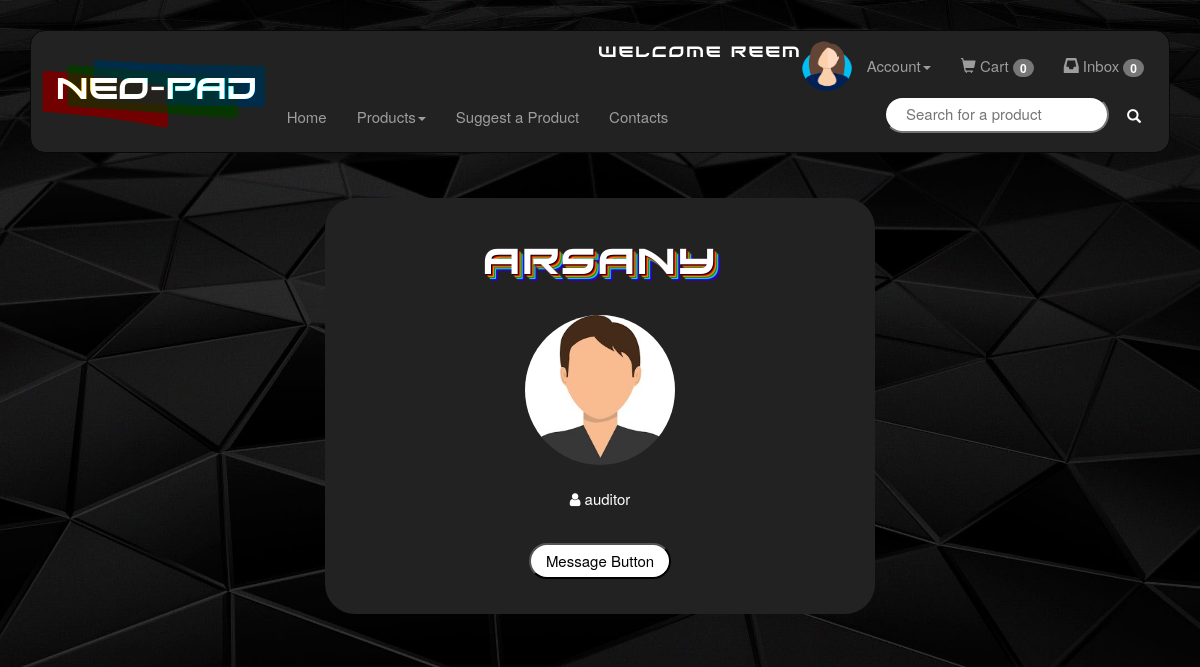
Page /Profile.php?id=7 (signed in) on the committed database.
### tables this page shows
CREATE TABLE `users` (
  `id` int(10) UNSIGNED NOT NULL,
  `username` varchar(30) NOT NULL,
  `password` varchar(225) NOT NULL,
  `email` varchar(50) NOT NULL,
  `address` varchar(50) DEFAULT NULL,
  `imagePath` varchar(255) DEFAULT NULL,
  `userType` varchar(15) NOT NULL
);

### Profile.php (the view, shortened to what this page needs)
<html>
    <head>
    </head>
    <body>
        <?php
        include "Menu.php";
        $con = new mysqli("localhost", "root", "", "project");
        if(isset($_GET['id'])){
            $sql="SELECT * FROM users WHERE id='". $_GET['id'] ."'";
            $result=$con->query($sql);
            if($result->num_rows == 0){
                echo "Error: profile not found";
                echo "<br>";
            }
            else{
                if($row = $result->fetch_assoc()){
                    echo "<div class='container'>";
                    echo "<div class='card'>";
                    echo "<div class='profile'>";
                    echo "<h1>" . $row['username'] . "</h1>";
                    echo "<br>";
                    echo "<img src='". $row['imagePath']. "' alt='profilepic' class='profile-image'><br><br>";
                    echo "<i class='fa fa-user'></i> ";
                    echo $row['userType'];
                    echo "<br><br>";
                    if(isset($_SESSION['id'])){
                        if($_SESSION['userType']=='administrator'){
                            if($row['userType']=='administrator'){
                                echo "<a href='RemoveAdmin.php?id=". $row['id'] ."'><input type='submit' name='removeadmin' value='Remove admin'></a>";
                            }
                            else if($row['userType']=='customer'){
                                echo "<a href='AddAdmin.php?id=". $row['id'] ."'><input type='submit' name='addadmin' value='Add admin'></a>";
                                ?>
                                <br>
                                <a href='DisplayCustomersList.php'><button name='customerchat' value='Chat History'><i class='fa fa-commenting'></i> Chat History</button></a>
                                <?php
                            }
                        }
                        else if($_SESSION['userType']=='customer'){
                            if($row['userType']!='customer'){
                                echo "<a href='Chat.php?id=". $row['id'] ."'><input type='submit' name='message' value='Message Button'></a>";
                            }
                        }
                        else if($_SESSION['userType']=='hrpartner'){
                            if($row['userType']=='administrator'){
                                echo "<a href='penalty.php'><input type='submit' name='penalty' value='Add a Penalty'></a>";
                            }
                        }
                    }
                    echo "</div>";
                    echo "</div>";
                    echo "</div>";
                }
            }
        }
        ?>
    </body>
</html>

### Style.css (style rules this page uses)
body { margin: 30px; background: black; color: white; line-height: 1.5; font-size: 15px; background-image: url(resources/images/style/background/bg.jpg); background-position: center; background-repeat:no-repeat; background-size:cover; }
h1, h2, h3 { font-family: xirod; letter-spacing: 2px; font-weight: lighter; text-shadow: 1px 1px 1px black, 2px 2px 1px red, 3px 3px 1px goldenrod, 4px 4px 1px green, 5px 5px 1px turquoise, 6px 6px 1px blue, 7px 7px 1px indigo; animation: glow2 2s ease-in-out infinite alternate; }
a { color: unset; }
a:visited, a:link, a:active { color: grey; text-decoration: none; }
input[type=submit], input[type=reset], button, input[type=button], .select { border-radius: 3rem; color: black; background: white; margin: 10px 0; font-size: 100%; padding: 5px 15px; }
.profile,.sendSurvey { margin:25px; padding:25px; text-align: center; width: 500px; overflow-y:auto; }
.profile-image { border-radius: 150px; width: 150px; height: 150px; }
.container { width: fit-content; height: fit-content; }
.card { background: #222; margin:20px; border-radius: 3rem; }

### rows in the picture
users: username "Arsany", imagePath (picture), userType "auditor"

### other values in the picture
$_SESSION['username'] "Reem"
$cart_items_row['cartItems'] "0"
$inbox_notif_row['unread_messages'] "0"
